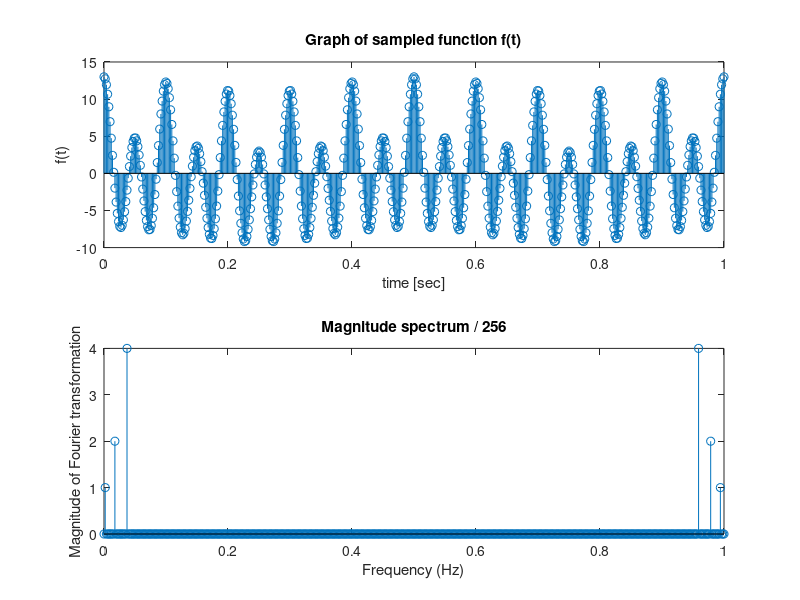

Here is the MATLAB script that generated this plot:
% Solutions to Exercise 3.2
% by Raphael Wude, Claude Jordan, Martin Brückmann, Daniel Degenstein

%Properties N and t
N=512;
t=0:1/N:1;

% function f and f_hat (f_hat is like the lecture magnitude spectrum / 256)
f = cos(4*pi*t)+4*cos(20*pi*t)+8*cos(2*pi*20*t);
f_hat=0*t;

%the special values for f_hat
f_hat(2)= 1;
f_hat(N-2)= 1;
f_hat(10)= 2;
f_hat(N-10)= 2;
f_hat(20)= 4;
f_hat(N-20)= 4;

%plot both functions:
subplot(2,1,1)
stem(t,f)
title("Graph of sampled function f(t)")
ylabel("f(t)")
xlabel("time [sec]")

subplot(2,1,2)
stem(t,f_hat)
title("Magnitude spectrum / 256")
ylabel("Magnitude of Fourier transformation")
xlabel("Frequency (Hz)")